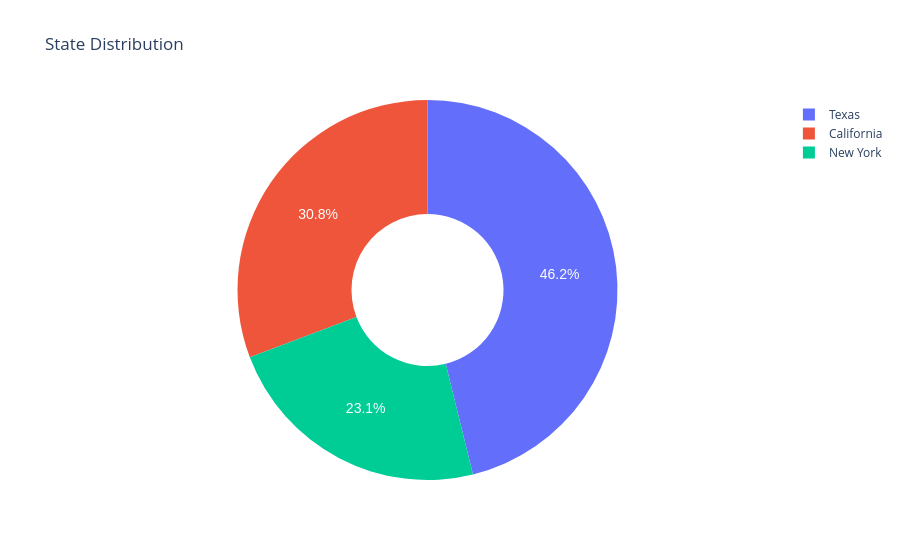

Notebook code for this chart:
### Markdown cell above
#### `textfont`
It is used to customize the appearance of text elements within a plot, such as labels, annotations, or data point labels. We can define the font family, size, color, and more, ensuring that text is displayed clearly and in a style that matches our visualization’s aesthetic.

**Attributes**:
- family
- Description: Specifies the font family to be used for the text. It supports standard font names as well as generic family names (e.g., ‘sans-serif’, ‘serif’).
- Usage: Can include a single font name or a list of fallback fonts separated by commas.
- Example: 'Arial', 'Courier New, monospace', 'Times New Roman, Times, serif'

- size
- Description: Sets the font size of the text in points.
- Usage: Specify a numeric value indicating the size.
- Example: 12, 14

- color
- Description: Defines the color of the text. It can be set using color names, hexadecimal color codes, or RGB(A) values.
- Usage: Supports various color formats.
- Example: 'black', '#ff5733', 'rgb(255, 87, 51)', 'rgba(255, 87, 51, 0.6)'

- colorscale (applicable in certain contexts like heatmaps or other special cases)
- Description: Specifies a colorscale for the text, allowing dynamic color adjustments based on data values.
- Usage: Typically used in conjunction with specific data visualizations that support colorscales.
- Example: 'Viridis', [[0, 'blue'], [1, 'red']]

- coloraxis (advanced usage)
- Description: Associates the text color with a color axis, useful when multiple data traces need to share the same color scale.
- Usage: Requires setting up a color axis in the layout.
- Example: 'coloraxis', 'coloraxis2'

### Code cell
# Customizing text font
fig.update_traces(textfont=dict(
    family='Calibri, sans-serif',
    size=14,
    color='white'
))
fig.show()

### Figure 1 — Plotly figure (JSON) as saved in the notebook; plotly's stock layout.template omitted (floating-point values rounded to 4 significant figures)
{"data": [{"domain": {"x": [0, 1], "y": [0, 1]}, "hole": 0.4, "hovertemplate": "label=%{label}<br>value=%{value}<extra></extra>", "labels": ["California", "New York", "Texas"], "legendgroup": "", "name": "", "showlegend": true, "textfont": {"color": "white", "family": "Calibri, sans-serif", "size": 14}, "type": "pie", "values": [4, 3, 6]}], "layout": {"legend": {"tracegroupgap": 0}, "title": {"text": "State Distribution"}}}
